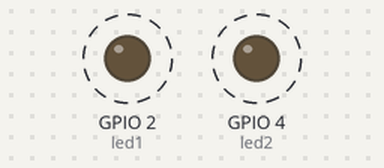
Recording of a sketch running on a simulated ESP32. Shown: output pins drawn as LEDs (lit = HIGH). Dashed ring = blinking. What the sketch prints to the serial monitor is not drawn.

Above: at 1.5 s.
Timing chart, 0 to 5.6 s (numbered marks = the images above):
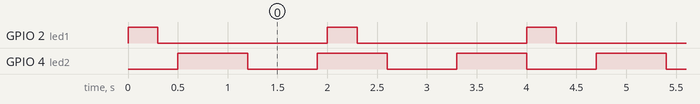

The sketch:

005-FreeRtos_blink.ino
```cpp
/*********
  Rui Santos
  Complete project details at http://randomnerdtutorials.com
  https://randomnerdtutorials.com/esp32-dual-core-arduino-ide/
*********/

TaskHandle_t Task1;
TaskHandle_t Task2;

// LED pins
const int led1 = 2;
const int led2 = 4;

void setup() {
  Serial.begin(115200);
  pinMode(led1, OUTPUT);
  pinMode(led2, OUTPUT);

  //create a task that will be executed in the Task1code() function, with priority 1 and executed on core 0
  xTaskCreatePinnedToCore(
                    Task1code,   /* Task function. */
                    "Task1",     /* name of task. */
                    10000,       /* Stack size of task */
                    NULL,        /* parameter of the task */
                    1,           /* priority of the task */
                    &Task1,      /* Task handle to keep track of created task */
                    0);          /* pin task to core 0 */
  delay(500);

  //create a task that will be executed in the Task2code() function, with priority 1 and executed on core 1
  xTaskCreatePinnedToCore(
                    Task2code,   /* Task function. */
                    "Task2",     /* name of task. */
                    10000,       /* Stack size of task */
                    NULL,        /* parameter of the task */
                    1,           /* priority of the task */
                    &Task2,      /* Task handle to keep track of created task */
                    1);          /* pin task to core 1 */
    delay(500);
}

//Task1code: blinks an LED every 2000 ms
void Task1code( void * pvParameters ){
  Serial.print("Task1 running on core ");
  Serial.println(xPortGetCoreID());

  for(;;){
    Serial.print("Task1 loop ");
    Serial.println(xPortGetCoreID());
    digitalWrite(led1, HIGH);
    delay(300);
    digitalWrite(led1, LOW);
    delay(1700);
  }
}

//Task2code: blinks an LED every 700 ms
void Task2code( void * pvParameters ){
  Serial.print("Task2 running on core ");
  Serial.println(xPortGetCoreID());

  for(;;){
    Serial.print("Task2 loop ");
    Serial.println(xPortGetCoreID());
    digitalWrite(led2, HIGH);
    delay(700);
    digitalWrite(led2, LOW);
    delay(700);
  }
}

void loop() {
}
```

Measured:
- by itself, GPIO 2 (led1): alternates HIGH for 0.30 s and LOW for 1.7 s
- by itself, GPIO 4 (led2): alternates HIGH for 0.70 s and LOW for 0.70 s
